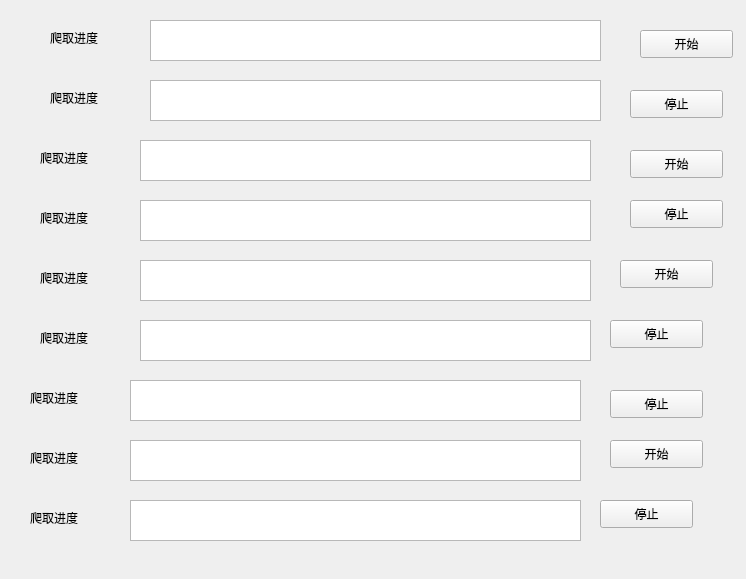
<?xml version="1.0" encoding="UTF-8"?>
<ui version="4.0">
 <class>Form</class>
 <widget class="QWidget" name="Form">
  <property name="geometry">
   <rect>
    <x>0</x>
    <y>0</y>
    <width>746</width>
    <height>579</height>
   </rect>
  </property>
  <property name="windowTitle">
   <string>Form</string>
  </property>
  <widget class="QLabel" name="label0">
   <property name="geometry">
    <rect>
     <x>50</x>
     <y>30</y>
     <width>72</width>
     <height>15</height>
    </rect>
   </property>
   <property name="text">
    <string>爬取进度</string>
   </property>
  </widget>
  <widget class="QPushButton" name="button0">
   <property name="geometry">
    <rect>
     <x>640</x>
     <y>30</y>
     <width>93</width>
     <height>28</height>
    </rect>
   </property>
   <property name="text">
    <string>开始</string>
   </property>
  </widget>
  <widget class="QTextBrowser" name="text0">
   <property name="geometry">
    <rect>
     <x>150</x>
     <y>20</y>
     <width>451</width>
     <height>41</height>
    </rect>
   </property>
  </widget>
  <widget class="QTextBrowser" name="text1">
   <property name="geometry">
    <rect>
     <x>150</x>
     <y>80</y>
     <width>451</width>
     <height>41</height>
    </rect>
   </property>
  </widget>
  <widget class="QPushButton" name="button1">
   <property name="geometry">
    <rect>
     <x>630</x>
     <y>90</y>
     <width>93</width>
     <height>28</height>
    </rect>
   </property>
   <property name="text">
    <string>停止</string>
   </property>
  </widget>
  <widget class="QLabel" name="label1">
   <property name="geometry">
    <rect>
     <x>50</x>
     <y>90</y>
     <width>72</width>
     <height>15</height>
    </rect>
   </property>
   <property name="text">
    <string>爬取进度</string>
   </property>
  </widget>
  <widget class="QPushButton" name="button2">
   <property name="geometry">
    <rect>
     <x>630</x>
     <y>150</y>
     <width>93</width>
     <height>28</height>
    </rect>
   </property>
   <property name="text">
    <string>开始</string>
   </property>
  </widget>
  <widget class="QTextBrowser" name="text2">
   <property name="geometry">
    <rect>
     <x>140</x>
     <y>140</y>
     <width>451</width>
     <height>41</height>
    </rect>
   </property>
  </widget>
  <widget class="QLabel" name="label2">
   <property name="geometry">
    <rect>
     <x>40</x>
     <y>150</y>
     <width>72</width>
     <height>15</height>
    </rect>
   </property>
   <property name="text">
    <string>爬取进度</string>
   </property>
  </widget>
  <widget class="QTextBrowser" name="text3">
   <property name="geometry">
    <rect>
     <x>140</x>
     <y>200</y>
     <width>451</width>
     <height>41</height>
    </rect>
   </property>
  </widget>
  <widget class="QPushButton" name="button3">
   <property name="geometry">
    <rect>
     <x>630</x>
     <y>200</y>
     <width>93</width>
     <height>28</height>
    </rect>
   </property>
   <property name="text">
    <string>停止</string>
   </property>
  </widget>
  <widget class="QLabel" name="label3">
   <property name="geometry">
    <rect>
     <x>40</x>
     <y>210</y>
     <width>72</width>
     <height>15</height>
    </rect>
   </property>
   <property name="text">
    <string>爬取进度</string>
   </property>
  </widget>
  <widget class="QPushButton" name="doCrawl_3">
   <property name="geometry">
    <rect>
     <x>760</x>
     <y>350</y>
     <width>93</width>
     <height>28</height>
    </rect>
   </property>
   <property name="text">
    <string>开始</string>
   </property>
  </widget>
  <widget class="QTextBrowser" name="text4">
   <property name="geometry">
    <rect>
     <x>140</x>
     <y>260</y>
     <width>451</width>
     <height>41</height>
    </rect>
   </property>
  </widget>
  <widget class="QLabel" name="label4">
   <property name="geometry">
    <rect>
     <x>40</x>
     <y>270</y>
     <width>72</width>
     <height>15</height>
    </rect>
   </property>
   <property name="text">
    <string>爬取进度</string>
   </property>
  </widget>
  <widget class="QTextBrowser" name="text5">
   <property name="geometry">
    <rect>
     <x>140</x>
     <y>320</y>
     <width>451</width>
     <height>41</height>
    </rect>
   </property>
  </widget>
  <widget class="QPushButton" name="stopDoCrawl_3">
   <property name="geometry">
    <rect>
     <x>750</x>
     <y>410</y>
     <width>93</width>
     <height>28</height>
    </rect>
   </property>
   <property name="text">
    <string>停止</string>
   </property>
  </widget>
  <widget class="QLabel" name="label5">
   <property name="geometry">
    <rect>
     <x>40</x>
     <y>330</y>
     <width>72</width>
     <height>15</height>
    </rect>
   </property>
   <property name="text">
    <string>爬取进度</string>
   </property>
  </widget>
  <widget class="QPushButton" name="button4">
   <property name="geometry">
    <rect>
     <x>620</x>
     <y>260</y>
     <width>93</width>
     <height>28</height>
    </rect>
   </property>
   <property name="text">
    <string>开始</string>
   </property>
  </widget>
  <widget class="QPushButton" name="button5">
   <property name="geometry">
    <rect>
     <x>610</x>
     <y>320</y>
     <width>93</width>
     <height>28</height>
    </rect>
   </property>
   <property name="text">
    <string>停止</string>
   </property>
  </widget>
  <widget class="QPushButton" name="doCrawl_5">
   <property name="geometry">
    <rect>
     <x>750</x>
     <y>530</y>
     <width>93</width>
     <height>28</height>
    </rect>
   </property>
   <property name="text">
    <string>开始</string>
   </property>
  </widget>
  <widget class="QTextBrowser" name="text6">
   <property name="geometry">
    <rect>
     <x>130</x>
     <y>380</y>
     <width>451</width>
     <height>41</height>
    </rect>
   </property>
  </widget>
  <widget class="QLabel" name="label6">
   <property name="geometry">
    <rect>
     <x>30</x>
     <y>450</y>
     <width>72</width>
     <height>15</height>
    </rect>
   </property>
   <property name="text">
    <string>爬取进度</string>
   </property>
  </widget>
  <widget class="QTextBrowser" name="text8">
   <property name="geometry">
    <rect>
     <x>130</x>
     <y>500</y>
     <width>451</width>
     <height>41</height>
    </rect>
   </property>
  </widget>
  <widget class="QLabel" name="label7">
   <property name="geometry">
    <rect>
     <x>30</x>
     <y>510</y>
     <width>72</width>
     <height>15</height>
    </rect>
   </property>
   <property name="text">
    <string>爬取进度</string>
   </property>
  </widget>
  <widget class="QPushButton" name="button7">
   <property name="geometry">
    <rect>
     <x>610</x>
     <y>440</y>
     <width>93</width>
     <height>28</height>
    </rect>
   </property>
   <property name="text">
    <string>开始</string>
   </property>
  </widget>
  <widget class="QTextBrowser" name="text7">
   <property name="geometry">
    <rect>
     <x>130</x>
     <y>440</y>
     <width>451</width>
     <height>41</height>
    </rect>
   </property>
  </widget>
  <widget class="QPushButton" name="button8">
   <property name="geometry">
    <rect>
     <x>600</x>
     <y>500</y>
     <width>93</width>
     <height>28</height>
    </rect>
   </property>
   <property name="text">
    <string>停止</string>
   </property>
  </widget>
  <widget class="QLabel" name="label8">
   <property name="geometry">
    <rect>
     <x>30</x>
     <y>390</y>
     <width>72</width>
     <height>15</height>
    </rect>
   </property>
   <property name="text">
    <string>爬取进度</string>
   </property>
  </widget>
  <widget class="QPushButton" name="button6">
   <property name="geometry">
    <rect>
     <x>610</x>
     <y>390</y>
     <width>93</width>
     <height>28</height>
    </rect>
   </property>
   <property name="text">
    <string>停止</string>
   </property>
  </widget>
 </widget>
 <resources/>
 <connections/>
</ui>
